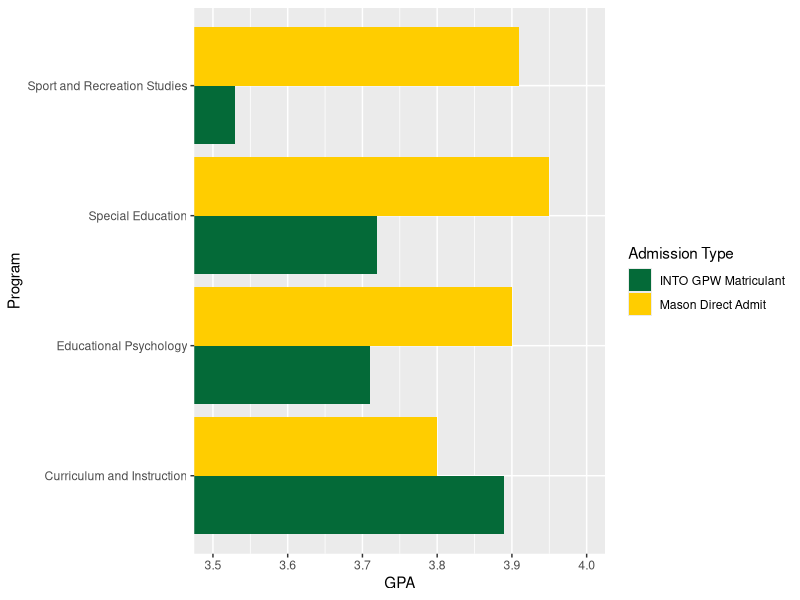
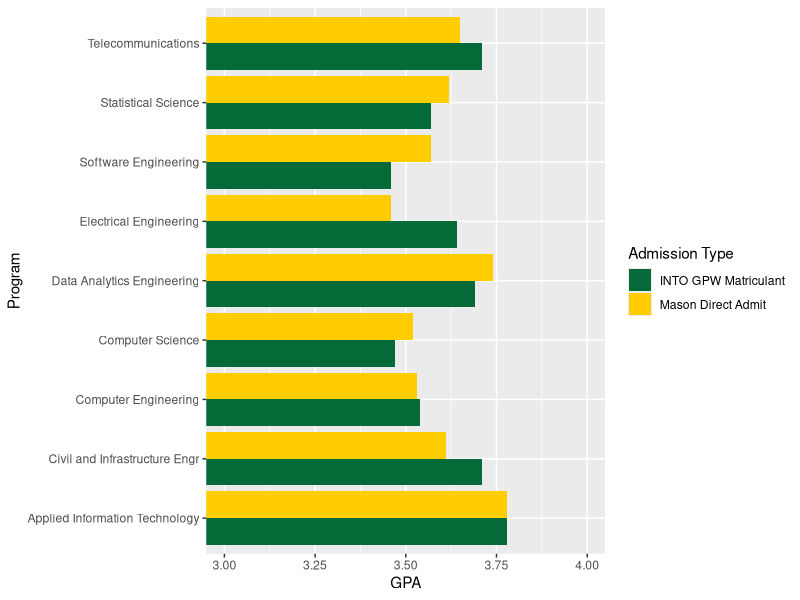
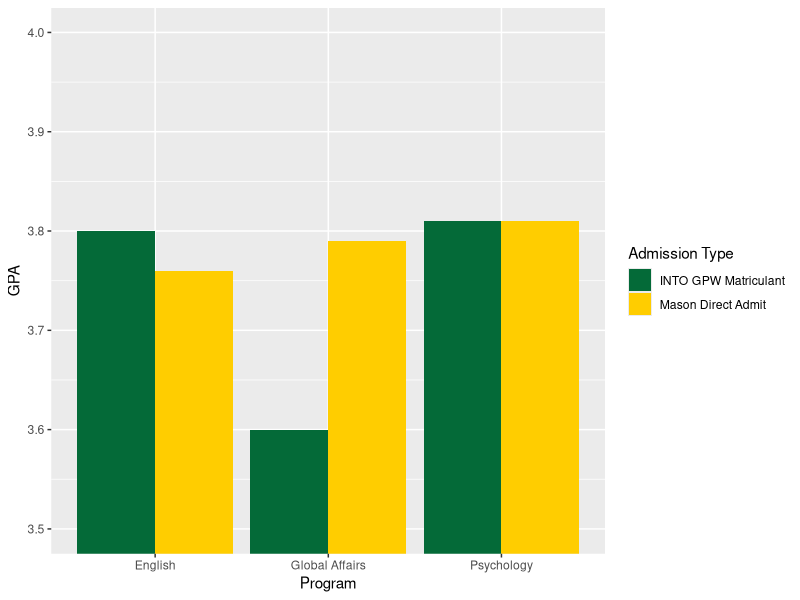
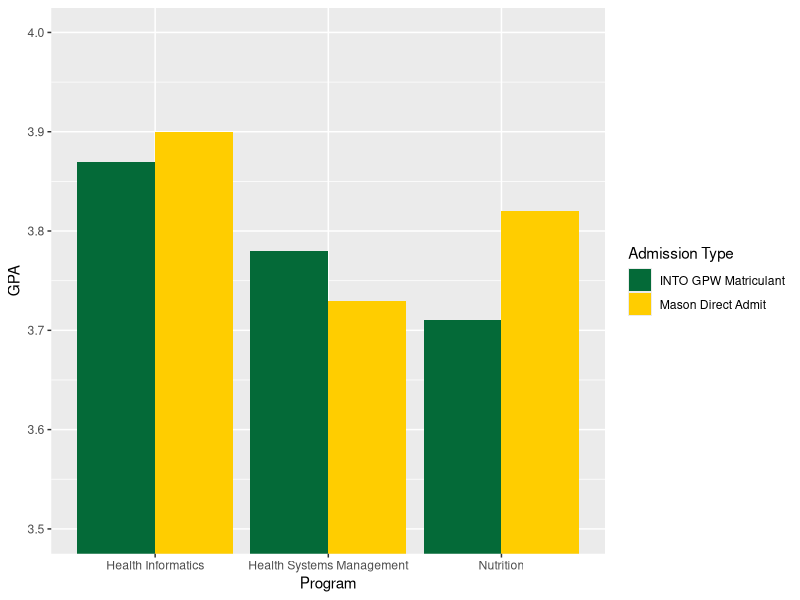
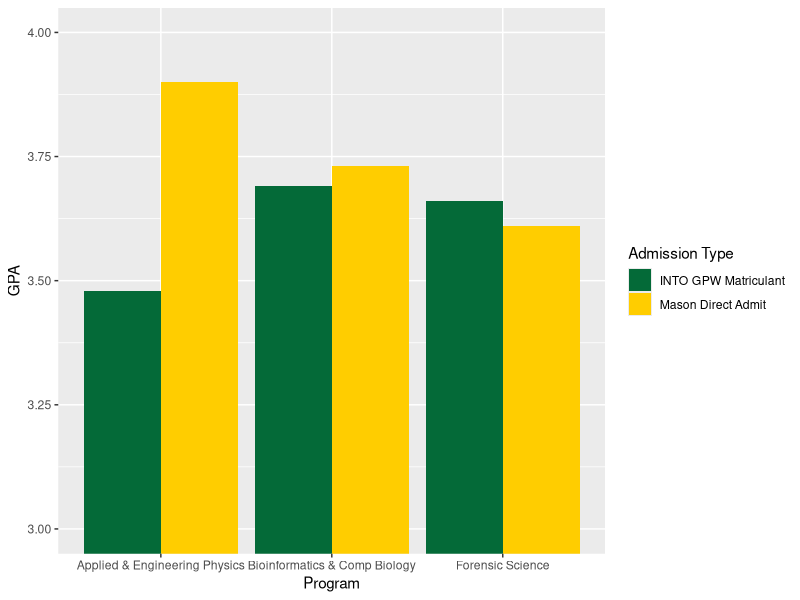
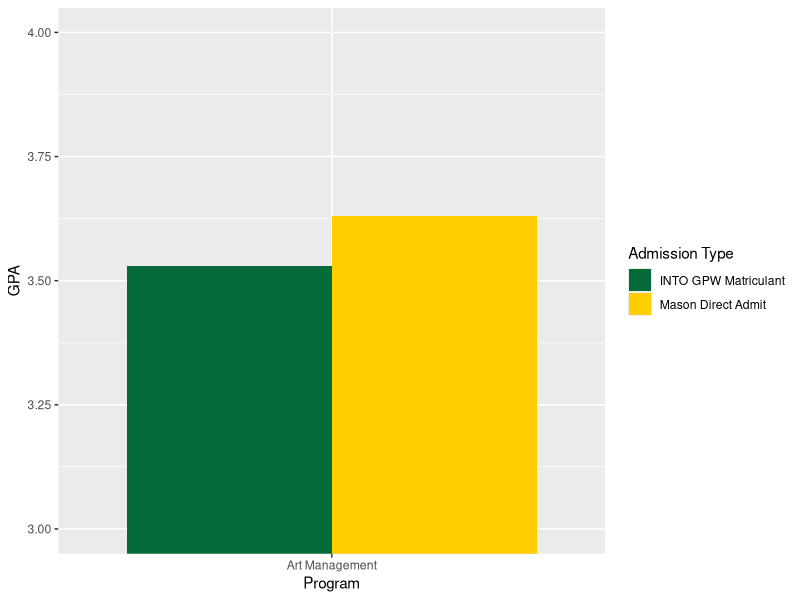
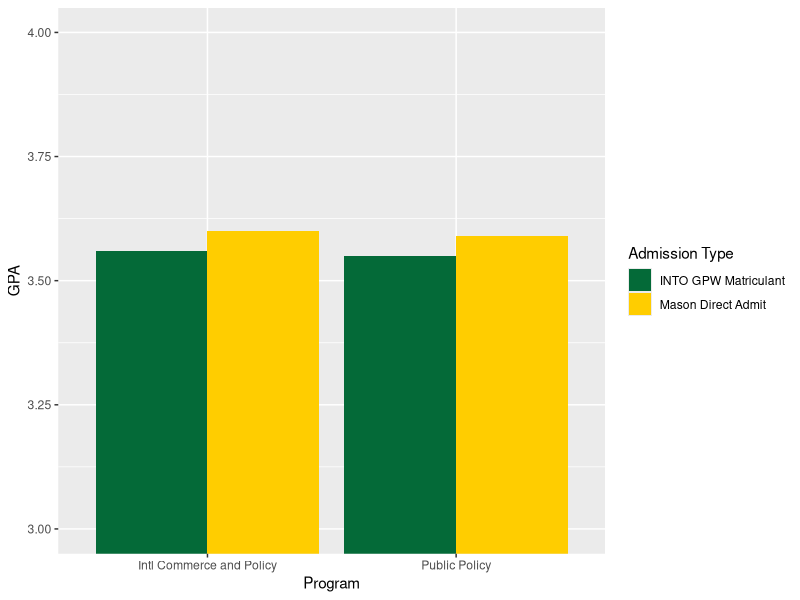
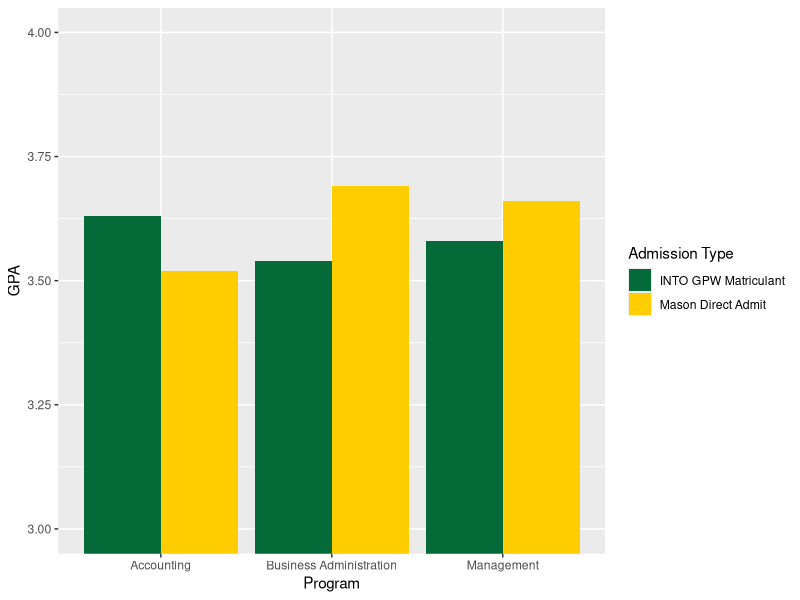

Write the R code that produced these figures, in order.
##########ii-2. Compare all majors in a college (Bar Chart)
library("readxl")
library("tidyverse")
library("scales")

gpa_cehd <- read_excel("Gpa_Rates_by_Programs.xlsx", sheet = "CEHD")
gpa_cehd %>%
  ggplot(aes(fill = Admit_Type, x = Program, y = GPA)) +
  geom_bar(position="dodge", stat="identity") +
  scale_fill_manual(values=c("#046A38", "#FFCD00")) +
  coord_flip(ylim=c(3.5,4.0)) +
  labs(x = "Program", y = "GPA", fill = "Admission Type") 

gpa_cec <- read_excel("Gpa_Rates_by_Programs.xlsx", sheet = "CEC")
gpa_cec %>%
  ggplot(aes(fill = Admit_Type, x = Program, y = GPA)) +
  geom_bar(position="dodge", stat="identity") +
  scale_fill_manual(values=c("#046A38", "#FFCD00")) +
  coord_flip(ylim=c(3.0,4.0)) +
  labs(x = "Program", y = "GPA", fill = "Admission Type") 

gpa_chss <- read_excel("Gpa_Rates_by_Programs.xlsx", sheet = "CHSS")
gpa_chss %>%
  ggplot(aes(fill = Admit_Type, x = Program, y = GPA)) +
  geom_bar(position="dodge", stat="identity") +
  scale_fill_manual(values=c("#046A38", "#FFCD00")) +
  coord_cartesian(ylim=c(3.5,4.0)) +
  labs(x = "Program", y = "GPA", fill = "Admission Type") 

gpa_cph <- read_excel("Gpa_Rates_by_Programs.xlsx", sheet = "CPH")
gpa_cph %>%
  ggplot(aes(fill = Admit_Type, x = Program, y = GPA)) +
  geom_bar(position="dodge", stat="identity") +
  scale_fill_manual(values=c("#046A38", "#FFCD00")) +
  coord_cartesian(ylim=c(3.5,4.0)) +
  labs(x = "Program", y = "GPA", fill = "Admission Type") 

gpa_cos <- read_excel("Gpa_Rates_by_Programs.xlsx", sheet = "COS")
gpa_cos %>%
  ggplot(aes(fill = Admit_Type, x = Program, y = GPA)) +
  geom_bar(position="dodge", stat="identity") +
  scale_fill_manual(values=c("#046A38", "#FFCD00")) +
  coord_cartesian(ylim=c(3.0,4.0)) +
  labs(x = "Program", y = "GPA", fill = "Admission Type") 

gpa_cvpa <- read_excel("Gpa_Rates_by_Programs.xlsx", sheet = "CVPA")
gpa_cvpa %>%
  ggplot(aes(fill = Admit_Type, x = Program, y = GPA)) +
  geom_bar(position="dodge", stat="identity") +
  scale_fill_manual(values=c("#046A38", "#FFCD00")) +
  coord_cartesian(ylim=c(3.0,4.0)) +
  labs(x = "Program", y = "GPA", fill = "Admission Type")

gpa_schar <- read_excel("Gpa_Rates_by_Programs.xlsx", sheet = "Schar")
gpa_schar %>%
  ggplot(aes(fill = Admit_Type, x = Program, y = GPA)) +
  geom_bar(position="dodge", stat="identity") +
  scale_fill_manual(values=c("#046A38", "#FFCD00")) +
  coord_cartesian(ylim=c(3.0,4.0)) +
  labs(x = "Program", y = "GPA", fill = "Admission Type")

gpa_sbus <- read_excel("Gpa_Rates_by_Programs.xlsx", sheet = "SBus")
gpa_sbus %>%
  ggplot(aes(fill = Admit_Type, x = Program, y = GPA)) +
  geom_bar(position="dodge", stat="identity") +
  scale_fill_manual(values=c("#046A38", "#FFCD00")) +
  coord_cartesian(ylim=c(3.0,4.0)) +
  labs(x = "Program", y = "GPA", fill = "Admission Type")

